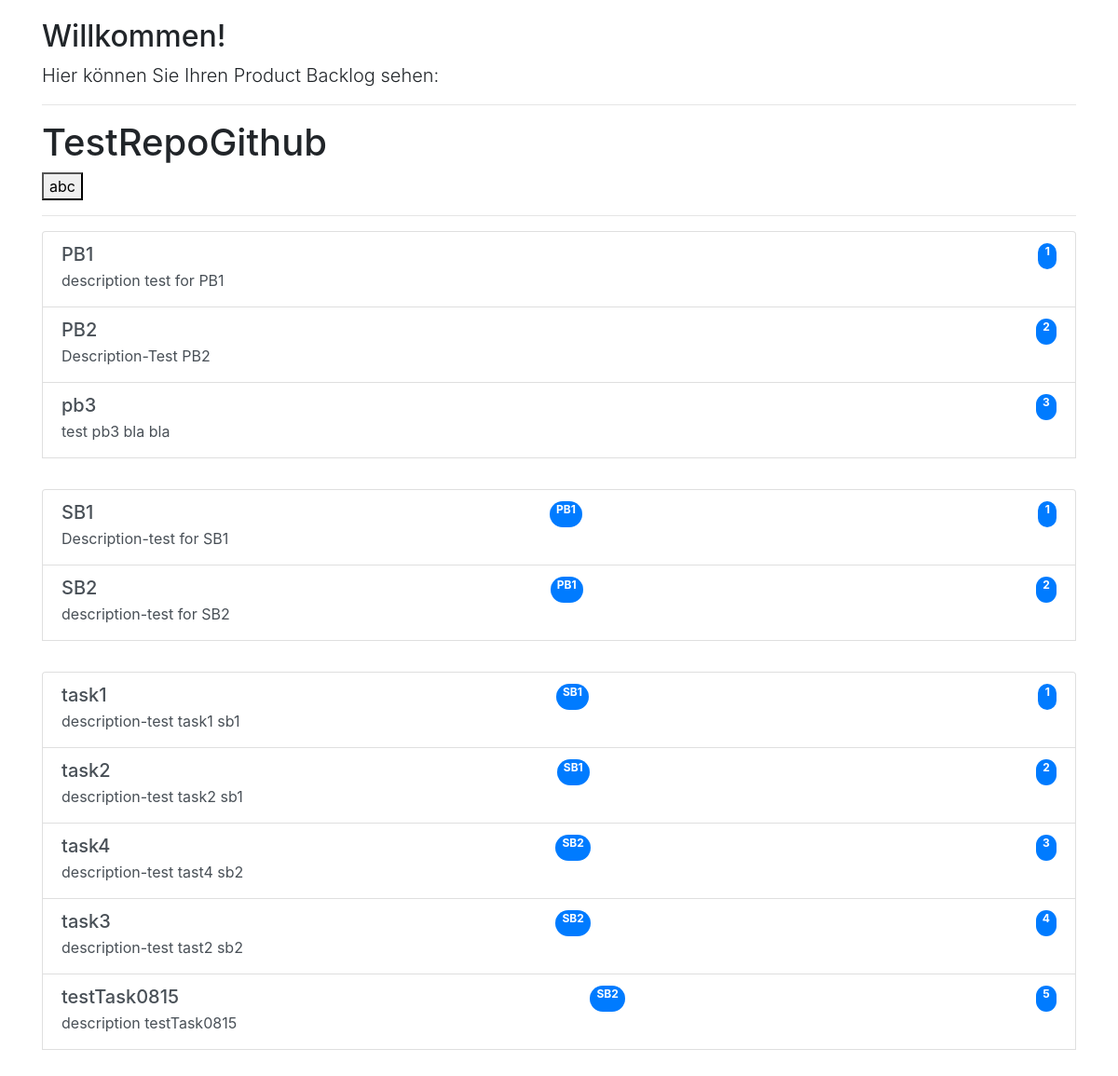
The app's page /, older data.
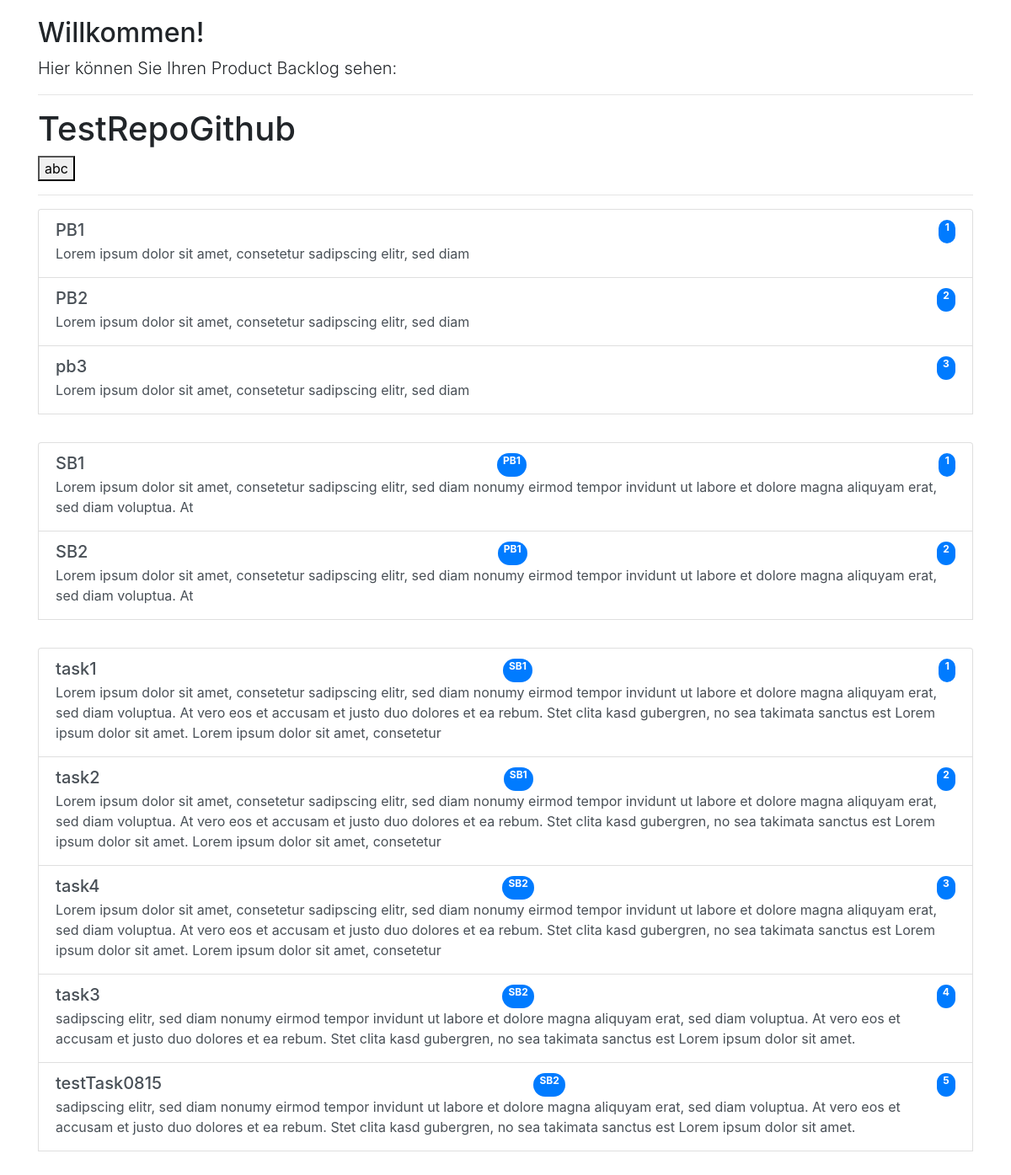
The same page, newer data.
### scrumtoolHome/models.py (models this page shows, shortened)
class ProductBacklog (models.Model):
    name = models.CharField(max_length=256)
    description = models.TextField(null=True, blank=True)
    slug = models.SlugField(unique=True)

class SprintBacklog (models.Model):
    productBacklog = models.ForeignKey(to='ProductBacklog', on_delete=models.CASCADE)
    name = models.CharField(max_length=256)
    description = models.TextField(null=True, blank=True)

class TaskCard (models.Model):
    sprintBacklog = models.ForeignKey(to='SprintBacklog', on_delete=models.CASCADE)
    name = models.CharField(max_length=256)
    description = models.TextField(null=True, blank=True)

### scrumtoolHome/views.py (the view)
def index(request):
    context = {'backlog': ProductBacklog.objects.all(),
                'sb': SprintBacklog.objects.all(),
                'tasks': TaskCard.objects.all()}
    return render(request=request, template_name='scrumtool/index.html',
                    context=context)

### scrumtoolHome/templates/scrumtool/index.html (shortened to what this page needs)
{% extends 'scrumtool/base.html' %}
{% block content %}
<p class="lead">
Hier können Sie Ihren Product Backlog sehen:
</p>
<hr>
<h1>TestRepoGithub</h1>
<button type="button" name="button" >abc</button>
<hr>
{% if backlog %}
<div class="list-group">
  {%for item in backlog %}
  <a href="#" class="list-group-item list-group-item-action">
    <div class="d-flex w-100 justify-content-between">
      <h5 class="mb-1">{{ item.name }}</h5>
      <span class="badge badge-primary badge-pill">{{ item.id }}</span>
    </div>
    <p class="mb-1">{{ item.description }}</p>
    {% endfor %}
  </a>
{% endif %}
{% if sb %}
<div class="list-group">
  {%for item in sb %}
  <a href="#" class="list-group-item list-group-item-action">
    <div class="d-flex w-100 justify-content-between">
      <h5 class="mb-1">{{ item.name }}</h5>
      <span class="badge badge-primary badge-pill">{{ item.productBacklog.name }}</span>
      <span class="badge badge-primary badge-pill">{{ item.id }}</span>
    </div>
    <p class="mb-1">{{ item.description }}</p>
    {% endfor %}
  </a>
  {% endif %}
{% if tasks %}
<div class="list-group">
  {%for item in tasks %}
  <a href=" " class="list-group-item list-group-item-action">
    <div class="d-flex w-100 justify-content-between">
      <h5 class="mb-1">{{ item.name }}</h5>
      <span class="badge badge-primary badge-pill">{{ item.sprintBacklog.name }}</span>
      <span class="badge badge-primary badge-pill">{{ item.id }}</span>
    </div>
    <p class="mb-1">{{ item.description }}</p>
    {% endfor %}
  </a>
  {% endif %}
{% endblock %}

### scrumtoolHome/templates/scrumtool/base.html (shortened to what this page needs)
<!DOCTYPE html>
<html lang="de">
  <head>
    <link rel="stylesheet" href="https://stackpath.bootstrapcdn.com/bootstrap/4.4.1/css/bootstrap.min.css">
  </head>
  <body>
    <div class="container weiterrunter">
      <h2>Willkommen!</h2>
      {% block content %}
      {% endblock %}
    </div>
  </body>
</html>

### scrumtoolHome/templates/scrumtool/base.html (style rules this page uses)
div.weiterrunter { margin-top: 20px; }

Row changes from the older to the newer data that the page shows:
changed ProductBacklog "PB1": description "description test for PB1" → "Lorem ipsum dolor sit amet, consetetur sadipscing elitr, sed diam"
changed ProductBacklog "PB2": description "Description-Test PB2" → "Lorem ipsum dolor sit amet, consetetur sadipscing elitr, sed diam"
changed ProductBacklog "pb3": description "test pb3 bla bla" → "Lorem ipsum dolor sit amet, consetetur sadipscing elitr, sed diam"
changed SprintBacklog "SB1": description "Description-test for SB1" → "Lorem ipsum dolor sit amet, consetetur sadipscing elitr, sed diam nonumy eirmod tempor invidunt ut labore et dolore magna aliquyam erat, sed diam voluptua. At"
changed SprintBacklog "SB2": description "description-test for SB2" → "Lorem ipsum dolor sit amet, consetetur sadipscing elitr, sed diam nonumy eirmod tempor invidunt ut labore et dolore magna aliquyam erat, sed diam voluptua. At"
changed TaskCard "task1": description "description-test task1 sb1" → "Lorem ipsum dolor sit amet, consetetur sadipscing elitr, sed diam nonumy eirmod tempor invidunt ut labore et dolore magna aliquyam erat, sed diam voluptua. At vero eos et accusam et justo duo dolores et ea rebum. Stet clita kasd gubergren, no sea takimata sanctus est Lorem ipsum dolor sit amet. Lorem ipsum dolor sit amet, consetetur"
changed TaskCard "task2": description "description-test task2 sb1" → "Lorem ipsum dolor sit amet, consetetur sadipscing elitr, sed diam nonumy eirmod tempor invidunt ut labore et dolore magna aliquyam erat, sed diam voluptua. At vero eos et accusam et justo duo dolores et ea rebum. Stet clita kasd gubergren, no sea takimata sanctus est Lorem ipsum dolor sit amet. Lorem ipsum dolor sit amet, consetetur"
changed TaskCard "task4": description "description-test tast4 sb2" → "Lorem ipsum dolor sit amet, consetetur sadipscing elitr, sed diam nonumy eirmod tempor invidunt ut labore et dolore magna aliquyam erat, sed diam voluptua. At vero eos et accusam et justo duo dolores et ea rebum. Stet clita kasd gubergren, no sea takimata sanctus est Lorem ipsum dolor sit amet. Lorem ipsum dolor sit amet, consetetur"
changed TaskCard "task3": description "description-test tast2 sb2" → "sadipscing elitr, sed diam nonumy eirmod tempor invidunt ut labore et dolore magna aliquyam erat, sed diam voluptua. At vero eos et accusam et justo duo dolores et ea rebum. Stet clita kasd gubergren, no sea takimata sanctus est Lorem ipsum dolor sit amet."
changed TaskCard "testTask0815": description "description testTask0815" → "sadipscing elitr, sed diam nonumy eirmod tempor invidunt ut labore et dolore magna aliquyam erat, sed diam voluptua. At vero eos et accusam et justo duo dolores et ea rebum. Stet clita kasd gubergren, no sea takimata sanctus est Lorem ipsum dolor sit amet."
